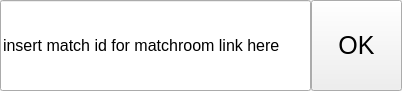
<?xml version="1.0" encoding="UTF-8"?>
<ui version="4.0">
 <class>MatchInputPanel</class>
 <widget class="QWidget" name="MatchInputPanel">
  <property name="geometry">
   <rect>
    <x>0</x>
    <y>0</y>
    <width>402</width>
    <height>91</height>
   </rect>
  </property>
  <property name="windowTitle">
   <string>Form</string>
  </property>
  <widget class="QLineEdit" name="matchID">
   <property name="geometry">
    <rect>
     <x>0</x>
     <y>0</y>
     <width>311</width>
     <height>91</height>
    </rect>
   </property>
   <property name="font">
    <font>
     <pointsize>12</pointsize>
    </font>
   </property>
   <property name="text">
    <string>insert match id for matchroom link here</string>
   </property>
  </widget>
  <widget class="QPushButton" name="confirm">
   <property name="geometry">
    <rect>
     <x>311</x>
     <y>0</y>
     <width>91</width>
     <height>91</height>
    </rect>
   </property>
   <property name="font">
    <font>
     <pointsize>19</pointsize>
    </font>
   </property>
   <property name="text">
    <string>OK</string>
   </property>
  </widget>
 </widget>
 <resources/>
 <connections/>
</ui>
